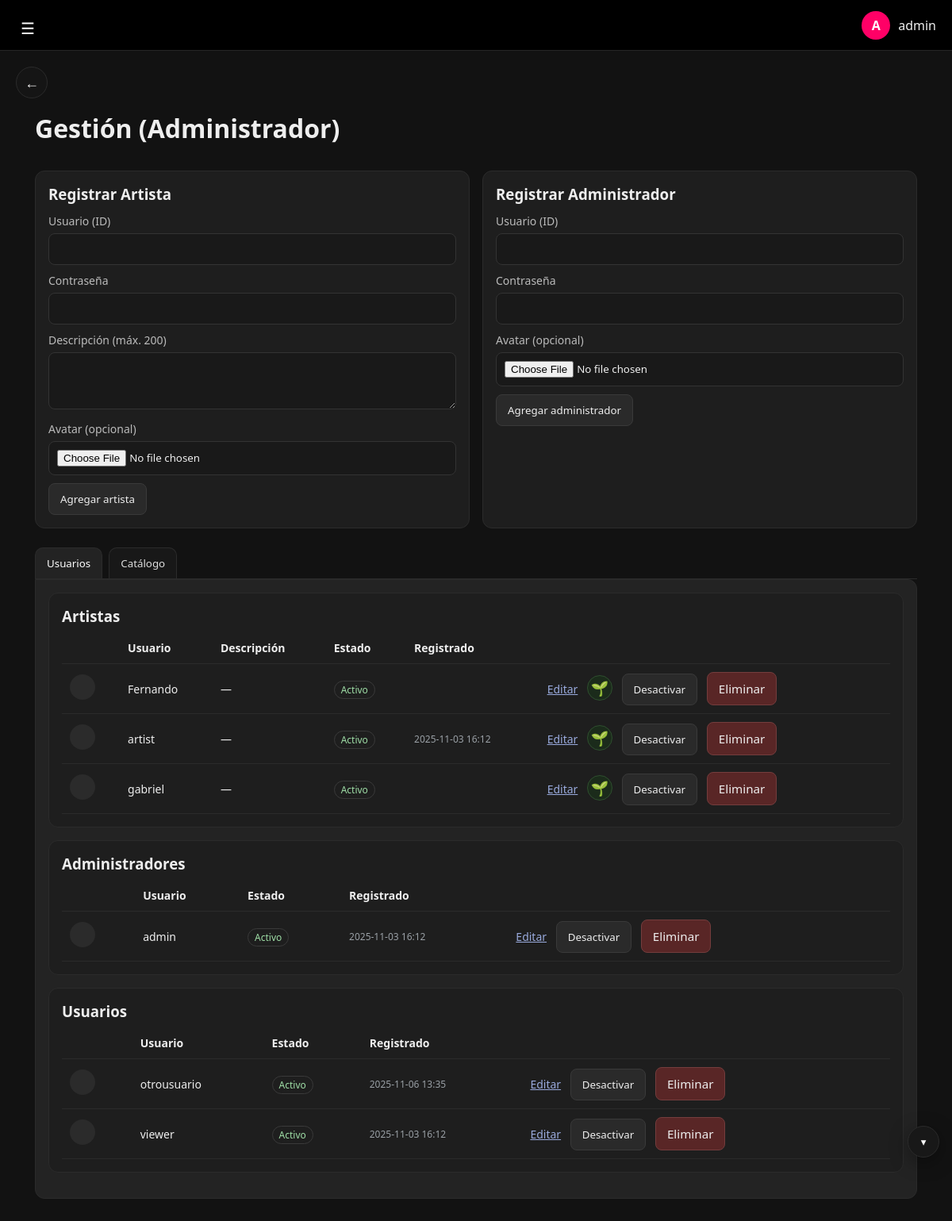
The app's page /gestion/ (signed in), older data.
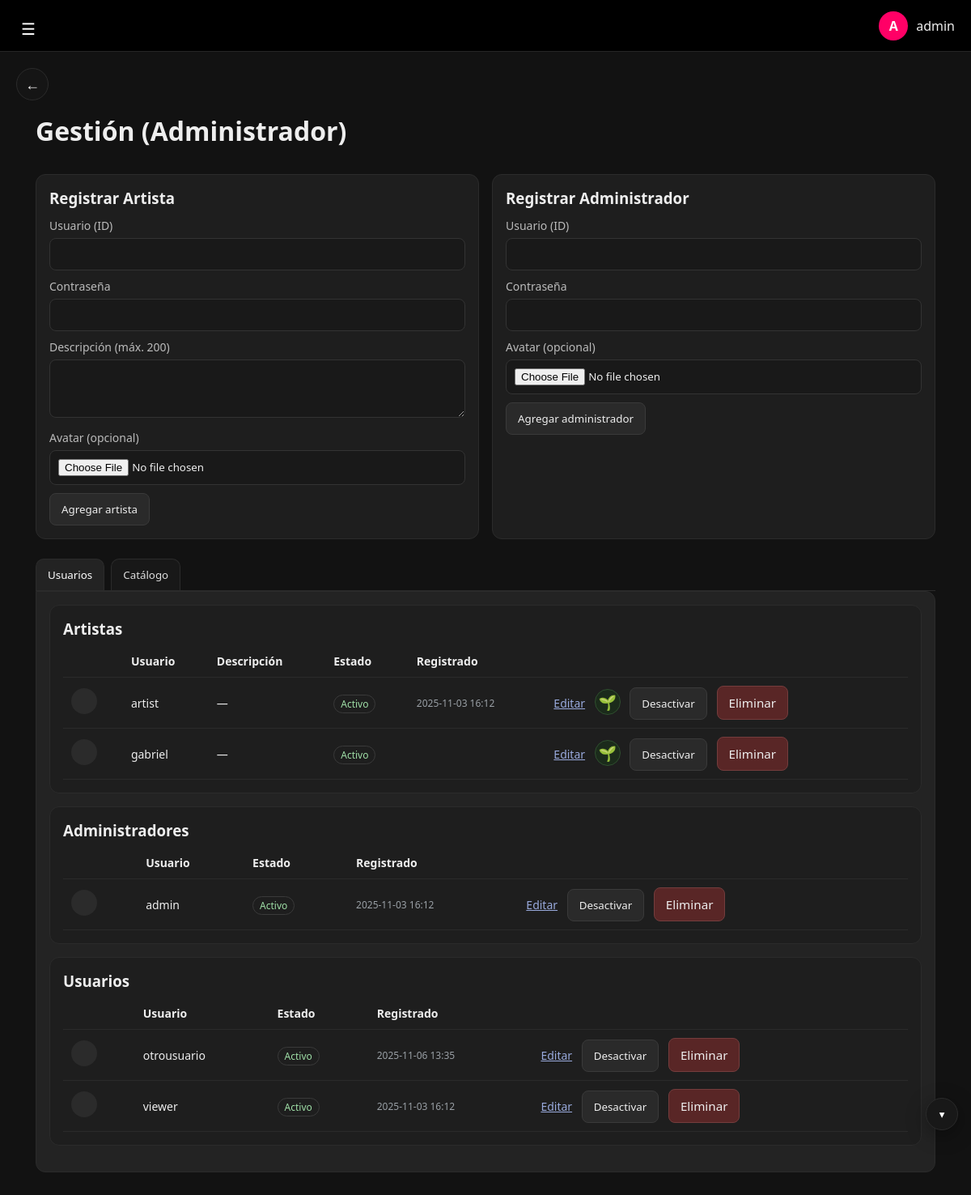
The same page, newer data.
### inicio_sesion/models.py (models this page shows, shortened)
class Users(models.Model):
    user = models.CharField(max_length=100, unique=True)
    password = models.CharField(max_length=100)
    type = models.CharField(max_length=50)
    avatar = models.ImageField(upload_to="uploaded_avatars/", null=True, blank=True)
    is_active = models.BooleanField(default=True)
    created_at = models.DateTimeField(auto_now_add=True)
    is_superadmin = models.BooleanField(default=False)
    class Meta:
        db_table = "Users"

### gestion/views.py (the view)
# urls.py: path("", v.gestion_dashboard, name="gestion"),
@require_http_methods(["GET"])
def gestion_dashboard(request):
    username, error = _require_admin(request)
    if error:
        return error
    artist_filter = (request.GET.get("artist") or "").strip()
    q = (request.GET.get("q") or "").strip()
    songs_qs = Song.objects.filter(visibility="public")
    if artist_filter:
        songs_qs = songs_qs.filter(owner_user=artist_filter)
    if q:
        songs_qs = songs_qs.filter(
            Q(title__icontains=q) | Q(artist_display_name__icontains=q)
        )
    songs_qs = songs_qs.only(
        "id",
        "title",
        "artist_display_name",
        "owner_user",
        "created_at",
        "cover_image",
        "audio_file",
        "visibility",
        "genre",
    ).order_by("-created_at")
    songs = _attach_is_liked(request, songs_qs)
    admins = Users.objects.filter(type__iexact="administrador").order_by("user")
    artists = (
        Users.objects.filter(type__iexact="artista")
        .select_related("artist_profile")
        .order_by("user")
    )
    viewers = Users.objects.filter(type__iexact="usuario").order_by("user")
    albums = Album.objects.all().order_by("-id") if Album else []
    playlists = Playlist.objects.all().order_by("-id") if Playlist else []
    undo_data = request.session.get("gestion_undo")
    if undo_data and undo_data.get("actor") != username:
        undo_data = None
    undo_label = request.session.get("gestion_undo_label") if undo_data else None
    role = "administrador"
    avatar_url = ""
    artist_description = ""
    created_at = ""
    try:
        u = Users.objects.select_related("artist_profile").get(user=username)
        if getattr(u, "avatar", None):
            try:
                avatar_url = u.avatar.url
            except Exception:
                avatar_url = ""
        if getattr(u, "artist_profile", None):
            artist_description = (u.artist_profile.description or "").strip()
        if getattr(u, "created_at", None):
            dt = u.created_at
            if timezone.is_naive(dt):
                dt = timezone.make_aware(dt, timezone.get_current_timezone())
            created_at = dt.strftime("%Y-%m-%d %H:%M")
    except Users.DoesNotExist:
        pass
    ctx = {
        "admins": admins,
        "artists": artists,
        "viewers": viewers,
        "songs": songs,
        "albums": albums,
        "playlists": playlists,
        "undo_data": undo_data,
        "undo_label": undo_label,
        "username": username,
        "role": role,
        "avatar_url": avatar_url,
        "artist_description": artist_description,
        "created_at": created_at,
        "artist_filter": artist_filter,
        "q": q,
    }
    return render(request, "gestion/gestion.html", ctx)

### gestion/views.py (called while the page is built)
def _require_admin(request):
    username = _require_session_user(request)
    if not username:
        return None, _redirect_login_clean(request)
    try:
        u = Users.objects.only("type", "is_superadmin").get(user=username)
    except Users.DoesNotExist:
        return None, _redirect_login_clean(request)
    role = (u.type or "").lower()
    if getattr(u, "is_superadmin", False) or role == "administrador":
        return username, None
    return None, HttpResponse("No autorizado", status=403)

### inicio_sesion/auth_helpers.py (called while the page is built)
def _require_session_user(request):
    return request.session.get("user")

### gestion/templates/gestion/gestion.html (shortened to what the changed rows need)
{% load static %}
<!doctype html>
<html lang="es">
<head>
  <link rel="stylesheet"
        href="{% static 'inicio_sesion/homeStyle.css' %}?v={% now 'U' %}">
  <link rel="stylesheet"
        href="{% static 'inicio_sesion/ComponentStyles.css' %}?v={% now 'U' %}">
  <link rel="stylesheet"
        href="{% static 'reproductor/reproductor.css' %}?v={% now 'U' %}">
  <link rel="stylesheet"
        href="{% static 'reproductor/barra_reproduccion.css' %}?v={% now 'U' %}">
  <link rel="stylesheet"
        href="{% static 'inicio_sesion/PlayListStyles.css' %}?v={% now 'U' %}">
  <link rel="stylesheet"
        href="{% static 'gestion/gestion.css' %}?v={% now 'U' %}">
</head>
<body data-role="{{ role|default:'administrador'|lower }}">
  <div id="main-content"
       data-initial-view="gestion"
       data-username="{{ username|default:''|escape }}"
       data-role="{{ role|default:'administrador'|lower }}"
       data-avatar="{{ avatar_url|default:''|escape }}"
       data-description="{{ artist_description|default:''|escape }}"
       data-created-at="{{ created_at|default:''|escape }}"
       data-url-mi_muro="{% url 'mi_muro' %}"
       data-url-gestion="{% url 'gestion' %}"
       data-url-revertir="{% url 'revertir_accion' %}"
       data-url-mi-musica-json="{% url 'mi_musica_json' %}"
       data-url-catalogo-json="{% url 'catalogo_admin_json' %}"
       data-url-catalogo-fragment="{% url 'catalogo_admin_fragment' %}"
       data-live="0"
       data-feed-scope="catalogo-admin">
    <div id="content">
      <div class="page">
        {% block content %}
        <header class="page-hd">
          <h1 style="margin:0">Gestión (Administrador)</h1>
        </header>
        {% include "gestion/_usuarios_tab.html" %}
        {% endblock %}
      </div>
    </div>
  </div>
</body>
</html>

### gestion/templates/gestion/_usuarios_tab.html (shortened to what the changed rows need)
<section id="tab-usuarios" class="tab active" role="region" aria-label="Usuarios">
  <div class="card" style="margin:0">
    <table>
      <thead>
        <tr>
          <th></th>
          <th>Usuario</th>
          <th>Descripción</th>
          <th>Estado</th>
          <th>Registrado</th>
          <th></th>
        </tr>
      </thead>
      <tbody>
        {% for u in artists %}
        <tr>
          <td>
            {% if u.avatar %}
              <img class="avatar" src="{{ u.avatar.url }}" alt="{{ u.user }}">
            {% else %}
              <span class="avatar"></span>
            {% endif %}
          </td>
          <td>{{ u.user }}</td>
          <td>{{ u.artist_profile.description|default:"—" }}</td>
          <td>
            {% if u.is_active %}
              <span class="status ok">Activo</span>
            {% else %}
              <span class="status off">Inactivo</span>
            {% endif %}
          </td>
          <td class="muted">{{ u.created_at|date:"Y-m-d H:i" }}</td>
          <td class="row-actions">
            <a href="{% url 'editar_usuario' u.user %}">Editar</a>
            <a href="{% url 'gestion_sembrar_canciones_artista' artist_username=u.user %}"
               class="btnSeed"
               title="Sembrar canciones para {{ u.user }}"
               aria-label="Sembrar canciones para {{ u.user }}">
              🌱
            </a>
            {% if u.is_active %}
              <form method="post" action="{% url 'desactivar_usuario' u.user %}">
                <button class="btn" type="submit">Desactivar</button>
              </form>
            {% else %}
              <form method="post" action="{% url 'activar_usuario' u.user %}">
                {% csrf_token %}
                <button class="btn" type="submit">Activar</button>
              </form>
            {% endif %}
            <form method="post"
                  action="{% url 'eliminar_usuario' u.user %}"
                  class="js-delete-form"
                  data-title="{{ u.user }}">
              <button class="btn" type="submit">Eliminar</button>
            </form>
          </td>
        </tr>
        {% empty %}
        <tr><td colspan="6" class="muted">Sin registros</td></tr>
        {% endfor %}
      </tbody>
    </table>
  </div>
  <div class="card">
    <table>
      <thead>
        <tr>
          <th></th>
          <th>Usuario</th>
          <th>Estado</th>
          <th>Registrado</th>
          <th></th>
        </tr>
      </thead>
      <tbody>
        {% for u in admins %}
        <tr>
          <td>
            {% if u.avatar %}
              <img class="avatar" src="{{ u.avatar.url }}" alt="{{ u.user }}">
            {% else %}
              <span class="avatar"></span>
            {% endif %}
          </td>
          <td>{{ u.user }}</td>
          <td>
            {% if u.is_active %}
              <span class="status ok">Activo</span>
            {% else %}
              <span class="status off">Inactivo</span>
            {% endif %}
          </td>
          <td class="muted">{{ u.created_at|date:"Y-m-d H:i" }}</td>
          <td class="row-actions">
            <a href="{% url 'editar_usuario' u.user %}">Editar</a>
            {% if u.is_active %}
              <form method="post" action="{% url 'desactivar_usuario' u.user %}">
                <button class="btn" type="submit">Desactivar</button>
              </form>
            {% else %}
              <form method="post" action="{% url 'activar_usuario' u.user %}">
                {% csrf_token %}
                <button class="btn" type="submit">Activar</button>
              </form>
            {% endif %}
            <form method="post"
                  action="{% url 'eliminar_usuario' u.user %}"
                  class="js-delete-form"
                  data-title="{{ u.user }}">
              <button class="btn" type="submit">Eliminar</button>
            </form>
          </td>
        </tr>
        {% empty %}
        <tr><td colspan="5" class="muted">Sin registros</td></tr>
        {% endfor %}
      </tbody>
    </table>
  </div>
  <div class="card">
    <table>
      <thead>
        <tr>
          <th></th>
          <th>Usuario</th>
          <th>Estado</th>
          <th>Registrado</th>
          <th></th>
        </tr>
      </thead>
      <tbody>
        {% for u in viewers %}
        <tr>
          <td>
            {% if u.avatar %}
              <img class="avatar" src="{{ u.avatar.url }}" alt="{{ u.user }}">
            {% else %}
              <span class="avatar"></span>
            {% endif %}
          </td>
          <td>{{ u.user }}</td>
          <td>
            {% if u.is_active %}
              <span class="status ok">Activo</span>
            {% else %}
              <span class="status off">Inactivo</span>
            {% endif %}
          </td>
          <td class="muted">{{ u.created_at|date:"Y-m-d H:i" }}</td>
          <td class="row-actions">
            <a href="{% url 'editar_usuario' u.user %}">Editar</a>
            {% if u.is_active %}
              <form method="post" action="{% url 'desactivar_usuario' u.user %}">
                <button class="btn" type="submit">Desactivar</button>
              </form>
            {% else %}
              <form method="post" action="{% url 'activar_usuario' u.user %}">
                {% csrf_token %}
                <button class="btn" type="submit">Activar</button>
              </form>
            {% endif %}
            <form method="post"
                  action="{% url 'eliminar_usuario' u.user %}"
                  class="js-delete-form"
                  data-title="{{ u.user }}">
              <button class="btn" type="submit">Eliminar</button>
            </form>
          </td>
        </tr>
        {% empty %}
        <tr><td colspan="5" class="muted">Sin registros</td></tr>
        {% endfor %}
      </tbody>
    </table>
  </div>
</section>

Row changes from the older to the newer data that the page shows:
removed Users: user "Fernando", artist_profile.description "—", is_active "Activo", shown under "Artistas"
